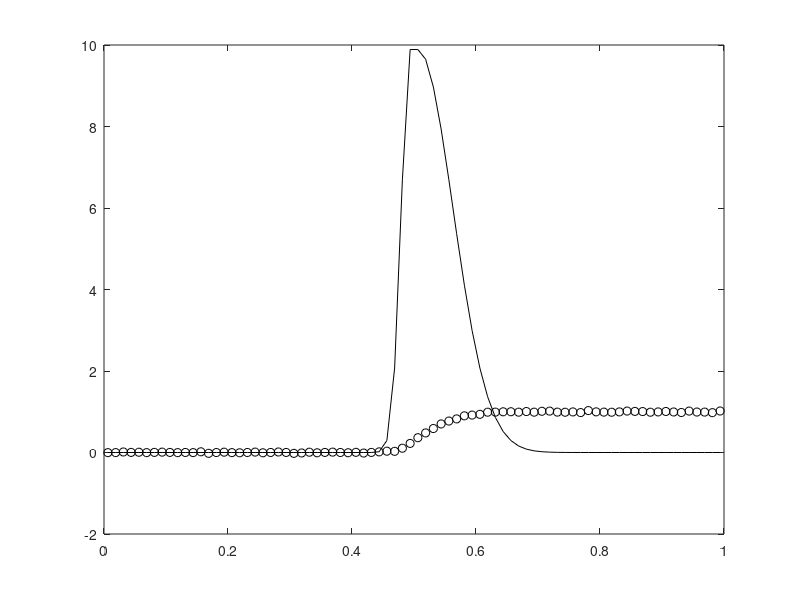

MATLAB code for this plot: (Note: this script raises an error after producing the figure.)
clear all, close all
n       = 80; %%%input(' No. of grid points = ');
h       = 1/n;
t       = [h/2:h:1-h/2]';
% Create the left-half of the PSF
sig1    = .02; %%%input(' Kernel width sigma = ');
kernel1 = exp(-(t(1:40)-h/2).^2/sig1^2);
% Create the right-half of the PSF
sig2    = .08;
kernel2 = exp(-(t(1:40)-h/2).^2/sig2^2);
% Create the normalized PSF
PSF     = [flipud(kernel1);kernel2];
PSF     = PSF/sum(PSF)/h;
% Numerical discretization of intergral operator
A = tril(ones(n,n))*h;

% Set up true solution x_true and data b = A*x_true + error.
x_true = PSF;
Ax = A*x_true;
err_lev = 2; %%%input(' Percent error in data = ');
sigma = err_lev/100 * norm(Ax) / sqrt(n);
%randn('state',1)
eta =  sigma * randn(n,1);
b = Ax + eta;
figure(1), 
  plot(t,x_true,'k',t,b,'ko')
  %legend('true image','blurred, noisy data','Location','NorthWest')

% second derivative precision matrix for prior
  D = spdiags([-ones(n,1) ones(n,1)],[0 1],n-1,n);
%  niters = input(' Enter # of iterations of GMRF edge-preserving reconstruction algorithm. ');
  niters = 100;
  last_dp = 1e5;
  for i=1:niters
      if i==1, G = speye(n-1);
      else G = diag(1./sqrt((D*xalpha).^2+.001));
      end
      L = D'*G*D;
      % Compute GCV choice of alpha
      alpha = fminbnd(@(alpha) GCV_fn(alpha,A,L,b),0,1);
      xalpha = (A'*A+alpha*L^4)\(A'*b);
      dp_ratio = norm(A*xalpha-b)^2/(n*sigma^2);
      figure(2)
        plot(t,x_true,'b',t,xalpha,'k','LineWidth',1)
        legend('true image','blurred, noisy data')
        %pause(0.1), 
	title(sprintf('iteration = %d\n',i))
	drawnow
      fprintf('iteration = %d, dp_ratio =%.3f\n',i,dp_ratio)
      %if dp_ratio < 1, break; end;
      if abs(last_dp-dp_ratio)/dp_ratio < 1e-3, break; end;
      last_dp = dp_ratio;
end
